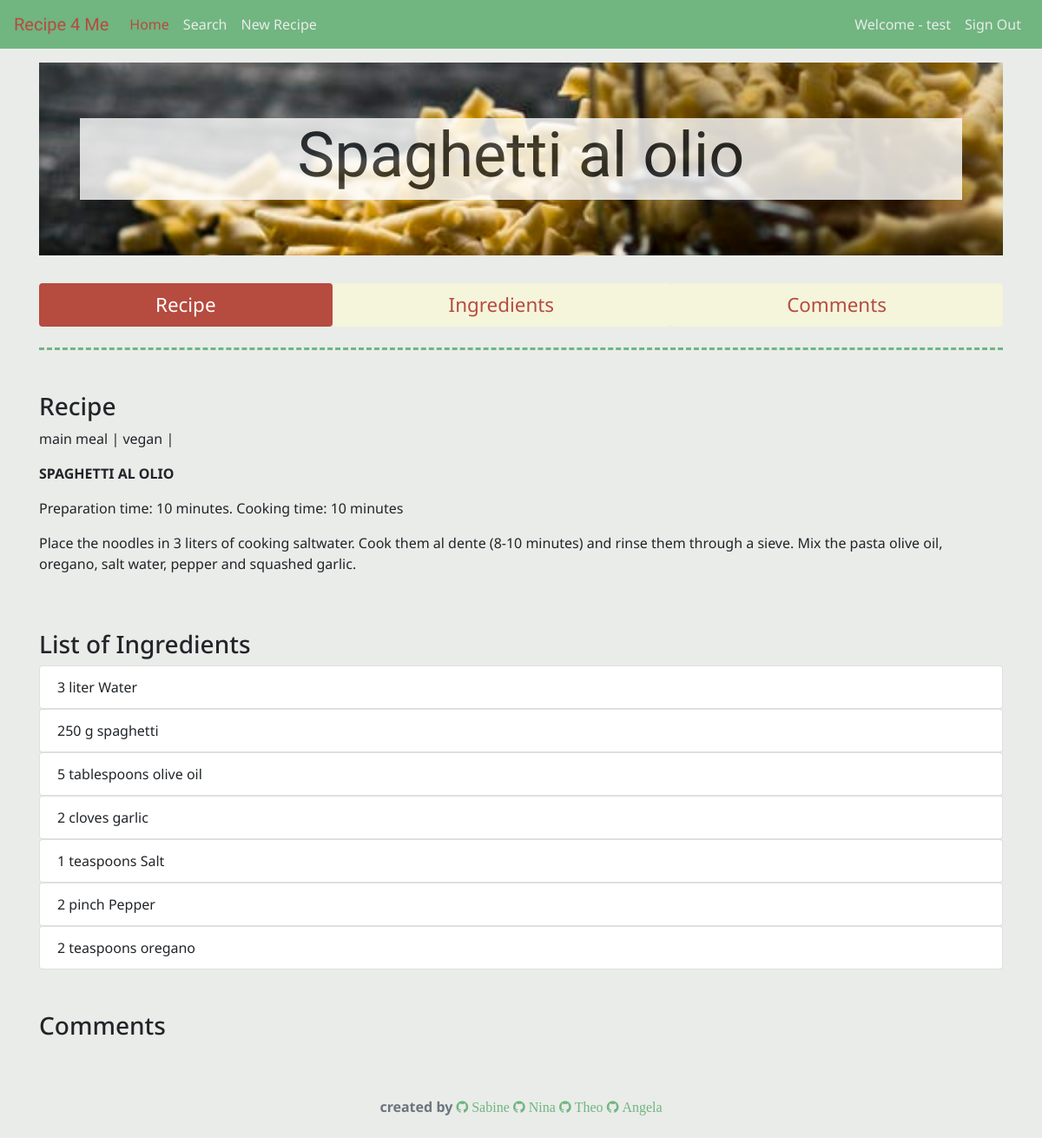
The page /recipe.php?id=6 (signed in) on the database its author committed.
### tables this page shows
CREATE TABLE `users` (
  `userid` int(11) NOT NULL,
  `username` varchar(30) NOT NULL,
  `userlastname` varchar(30) NOT NULL,
  `useremail` varchar(60) NOT NULL,
  `userpass` varchar(255) NOT NULL
);

CREATE TABLE `recipe` (
  `idRecipe` int(11) NOT NULL,
  `name` varchar(300) NOT NULL,
  `cookingMethod` varchar(8000) NOT NULL,
  `instructions` varchar(8000) NOT NULL,
  `origin` varchar(50) NOT NULL,
  `fk_idImage` int(11) NOT NULL DEFAULT '1',
  `fk_userid` int(11) NOT NULL DEFAULT '1'
);

CREATE TABLE `images` (
  `idImage` int(11) NOT NULL,
  `image` varchar(200) NOT NULL
);

CREATE TABLE `tags` (
  `idTag` int(11) NOT NULL,
  `category` varchar(100) NOT NULL
);

CREATE TABLE `amount_ingredients` (
  `idAmount` int(11) NOT NULL,
  `amount` int(55) NOT NULL,
  `unit` varchar(50) NOT NULL,
  `ingredient` varchar(100) NOT NULL,
  `fk_idUnits` int(11) DEFAULT NULL,
  `fk_idIngredients` int(11) DEFAULT NULL,
  `fk_idRecipe` int(11) DEFAULT NULL
);

CREATE TABLE `units` (
  `idUnits` int(11) NOT NULL,
  `unit_EN` varchar(255) NOT NULL,
  `unit_DE` varchar(255) NOT NULL
);

CREATE TABLE `ingredient` (
  `idIngredient` int(11) NOT NULL,
  `ingredient` varchar(255) NOT NULL
);

### recipe.php (the view, shortened to what this page needs)
<?php
require_once 'actions/dbconnect.php';
 $res=mysqli_query($conn, "SELECT * FROM users WHERE userid=".$_SESSION['user']);
 $userRow=mysqli_fetch_array($res, MYSQLI_ASSOC);
?>
<!doctype html>
<html lang="en">
  <head>
    <link rel="stylesheet" href="https://cdnjs.cloudflare.com/ajax/libs/font-awesome/4.7.0/css/font-awesome.min.css">
    <link rel="stylesheet" href="https://maxcdn.bootstrapcdn.com/font-awesome/4.7.0/css/font-awesome.min.css">
    <link rel="stylesheet" href="https://maxcdn.bootstrapcdn.com/bootstrap/4.0.0/css/bootstrap.min.css">
    <link rel="stylesheet" href="css/custom.css">
  </head>
  <body data-spy="scroll" data-target=".navbar" data-offset="50">
    <nav class="navbar navbar-custom navbar-expand-md fixed-top">
      <a class="navbar-brand" href="index.php" id="brand_text">Recipe 4 Me</a>
      <div class="collapse navbar-collapse" id="navbarCollapse">
        <ul class="navbar-nav mr-auto">
          <li class="nav-item active">
            <a class="nav-link" href="home.php">Home<span class="sr-only">(current)</span></a>
          </li>
          <li class="nav-item">
            <a class="nav-link" href="filter.php">Search</a>
          </li>
          <li class="nav-item">
            <a class="nav-link" href="recipe_create.php">New Recipe</a>
          </li>
        </ul>
        <ul class="navbar-nav navbar-right">
          <li class="nav-item"><span class="nav-link">Welcome - <?php echo $userRow['username']; ?></span></li>
          <li class="nav-item"><a class="nav-link" href="logout.php?logout">Sign Out</a></li>
        </ul>
      </div>
    </nav>
<main role="main" class="container">
 <?php
 if($_GET) {
    $rid = $_GET['id'];
}
    $sql = "SELECT `images`.`image`, `recipe`.`name`, `recipe`.`cookingMethod`, `recipe`.`instructions`, `recipe`.`idRecipe`
FROM `recipe`
    LEFT JOIN `images` ON `recipe`.`fk_idImage` = `images`.`idImage`
WHERE `recipe`.`idRecipe` = {$rid}";
    $result = $conn->query($sql);
    if($result->num_rows > 0) {
    while($row = $result->fetch_assoc()) {
        echo "
  <div class='container-full-bg' style='background-image:url(img/" . $row['image'] . ");'>
    <div class='container special'>
      <div class='jumbotron' id='jumbotron-bg-image'>
        <div class='container'>
          <div class='row'>
            <div class='col-s-12 col-md-12' id='bg_text'>
          <h1 class='display-3 text-center' id='brand_text'>".$row['name']."</h1>
          ";
    }
    } else {
    echo "<p>No content avaliable</p>";
}
?>
          </div>
          </div>
      </div>
    </div>
  </div>
</div>
  <div>
      <ul class="nav nav-pills red flex-column flex-sm-row justify-content-center nav-fill mt-3">
    <li class="nav-item pill-1">
      <a class="nav-link active" href="#section1">Recipe</a>
    </li>
    <li class="nav-item pill-2">
      <a class="nav-link" href="#section2">Ingredients</a>
    </li>
    <li class="nav-item pill-3">
      <a class="nav-link" href="#section3">Comments</a>
    </li>
    </ul>
  </div>
<div><hr class="style5 mt-4"></div>
  <div class="col-s-12 col-md-12 mt-5 pl-0" id="section1">
    <h3>Recipe</h3>
    <?php
    if($_GET) {
    $rid1 = $_GET['id'];
}
    $sql1 = "SELECT `recipe`.`name`, `tags`.`category`
FROM `recipe`
    LEFT JOIN `recipe_tags` ON `recipe_tags`.`fk_idRecipe` = `recipe`.`idRecipe`
    LEFT JOIN `tags` ON `recipe_tags`.`fk_idTag` = `tags`.`idTag`
WHERE `recipe`.`idRecipe` = {$rid1}
";
        $result1 = $conn->query($sql1);
    if($result1->num_rows > 0) {
    while($row1 = $result1->fetch_assoc()) {
        echo "
        <span>  ".$row1['category']." |</span>
     ";
    }
    } else {
    echo "<p>No content avaliable</p>";
}
?>
  </div>
<div class="row" id="summary">
  <div class="col-s-12 col-md-12 mt-3 mb-5">
<?php
    $result2 = $conn->query($sql);
    if($result2->num_rows > 0) {
    while($row2 = $result2->fetch_assoc()) {
        echo "
      <p class='text-uppercase font-weight-bold'>".$row2['name']."</p>
      <p>".$row2['cookingMethod']."</p>
      <p>".$row2['instructions']."</p>
     ";
    }
    } else {
    echo "<p>No content avaliable</p>";
}
?>
  </div>
  <div class="col-s-12 col-md-12 mb-5" >
    <h3 id="section2">List of Ingredients</h3>
    <?php
    if($_GET) {
    $rid = $_GET['id'];
}
    $sql = "SELECT `amount_ingredients`.`amount`, `units`.`unit_EN`, `ingredient`.`ingredient`, `recipe`.`idRecipe`
FROM `recipe`
    LEFT JOIN `amount_ingredients` ON `amount_ingredients`.`fk_idRecipe` = `recipe`.`idRecipe`
    LEFT JOIN `units` ON `amount_ingredients`.`fk_idUnits` = `units`.`idUnits`
    LEFT JOIN `ingredient` ON `amount_ingredients`.`fk_idIngredients` = `ingredient`.`idIngredient`
WHERE `recipe`.`idRecipe` = {$rid}
";
    $result = $conn->query($sql);
    if($result->num_rows > 0) {
    while($row = $result->fetch_assoc()) {
        echo "
      <ul class='list-group'>
      <li class='list-group-item'> ".$row['amount']."  ".$row['unit_EN']."  ".$row['ingredient']."</li>
      </ul>
     ";
    }
    } else {
    echo "<p>No content avaliable</p>";
}
?>
  </div>
  <div class="col-s-12 col-md-12" id="section3">
    <h3>Comments</h3>
  </div>
</div>
</main>
<footer class="footer">
      <div class="container text-center mt-5 mb-4">
        <span class="text-muted font-weight-bold">created by   <a href="https://github.com/sabkiha"><i class="fa fa-github"> Sabine</i></a></span>
                                           <a href=""></a><i class="fa fa-github"> Nina</i></span>
                                           <a href="https://github.com/tpatkos"><i class="fa fa-github"> Theo</i></a></span>
                                           <a href="https://github.com/lalofee"><i class="fa fa-github"> Angela</i></a></span>
      </div>
    </footer>
  </body>
</html>

### css/custom.css (style rules this page uses)
body { padding-top: 4.5rem; background: #E9ECE9; font-family: 'Noto Sans', sans-serif; height:100%;width:100%; }
#brand_text { font-family: 'Berkshire Swash', cursive; }
.navbar-custom { background-color: #71B580; }
.navbar-custom .navbar-brand, .navbar-custom .navbar-text { color: #B64B3F; }
.navbar-custom .navbar-nav .nav-link { color: #E9ECE9; }
.navbar-custom .nav-item.active .nav-link, .navbar-custom .nav-item:hover .nav-link { color: #B64B3F; }
.nav { font-size: 1.4em; }
.nav-pills .pill-2 .nav-link:not(.active) { background-color: #F5F5DC; color: #B64B3F; }
.nav-pills .pill-3 .nav-link:not(.active) { background-color: #F5F5DC; color: #B64B3F; }
.nav-pills .pill-1 .nav-link { background-color: #B64B3F; color: white; }
.nav-pills .pill-2 .nav-link { background-color: #B64B3F; color: white; }
.nav-pills .pill-3 .nav-link { background-color: #B64B3F; color: white; }
hr.style5 { background-color: #E9ECE9; border-top: 3px dashed #71B580; }
#jumbotron-bg-image { background-color:inherit; }
.container-full-bg { width:100%;height:100%;max-width:100%;background-position:center;background-size:cover; }
.container-full-bg .container, .container-full-bg .container .jumbotron { height:100%;width:100%; }
#bg_text { background-color: white; opacity: 0.8; }
.fa { color: #71B580; }

### rows shown on the page
users: username "test"
recipe: fk_idImage.image (picture), name "Spaghetti al olio", tags.category "main meal", tags.category "vegan", name "SPAGHETTI AL OLIO", cookingMethod "Preparation time: 10 minutes. Cooking time: 10 minutes", instructions "Place the noodles in 3 liters of cooking saltwater. Cook them al dente (8-10 minutes) and rinse them through a sieve. Mix the pasta olive oil, oregano, salt water, pepper and squashed garlic.", amount_ingredients.amount "3", units.unit_EN "liter", ingredient.ingredient "Water", amount_ingredients.amount "250", units.unit_EN "g", ingredient.ingredient "spaghetti", amount_ingredients.amount "5", units.unit_EN "tablespoons", ingredient.ingredient "olive oil", amount_ingredients.amount "2", units.unit_EN "cloves", ingredient.ingredient "garlic", amount_ingredients.amount "1", units.unit_EN "teaspoons", ingredient.ingredient "Salt", units.unit_EN "pinch", ingredient.ingredient "Pepper", ingredient.ingredient "oregano"
